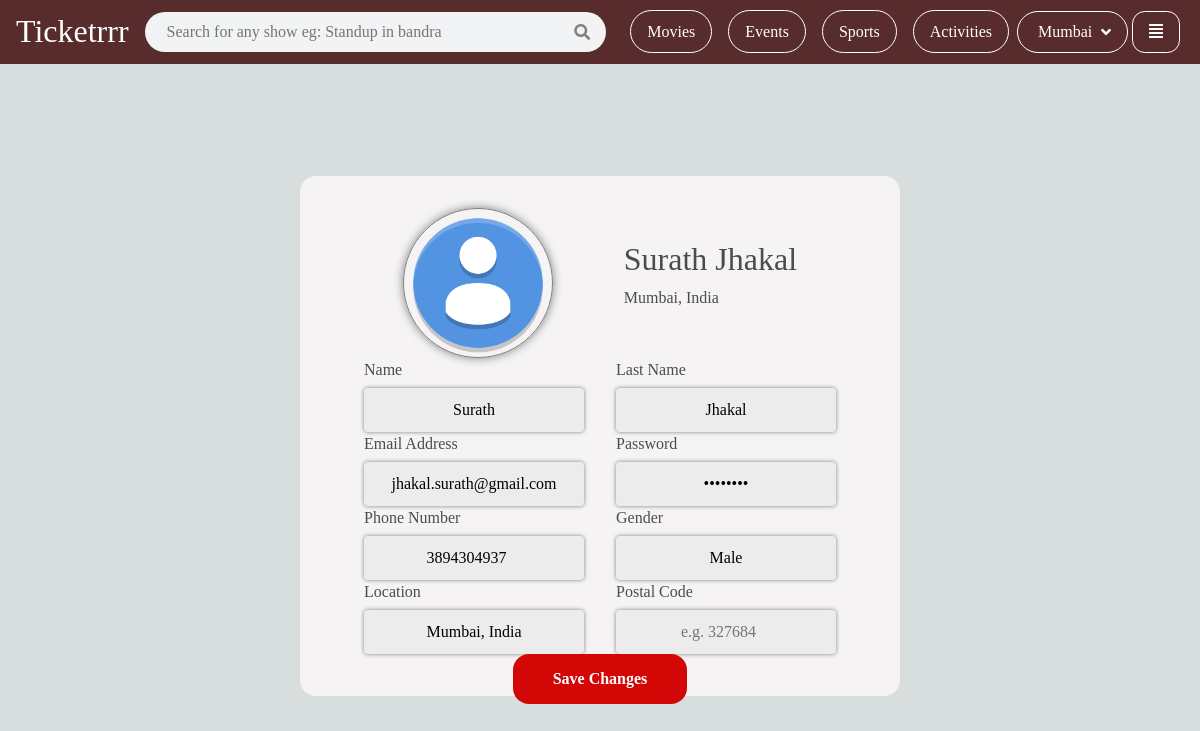
Before: /profilePage (signed in) with the older database file.
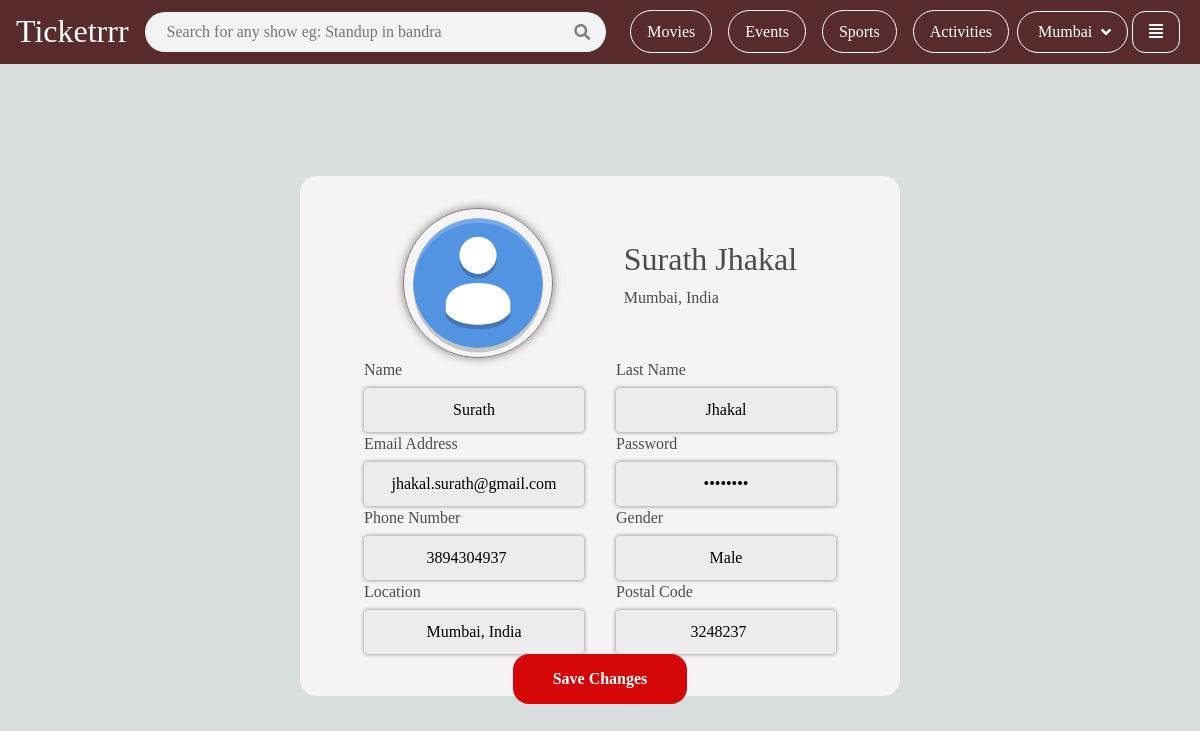
After: the same page with the newer database file.
### booking/models.py (models this page shows)
class MySiteUser(models.Model):
    name = models.CharField(max_length=64, unique=True)
    email = models.EmailField(unique=True)
    number = models.CharField(max_length=10, unique=True)
    password = models.CharField(max_length=64)
    image = models.ImageField(default="images/avatar.png",
                              null=True, blank=True, upload_to="images/")
    gender = models.CharField(max_length=64, null=True, blank=True)
    location = models.CharField(max_length=64, null=True, blank=True)
    postal_code = models.CharField(max_length=64, null=True, blank=True)
    def __str__(self):
        return f"Name: {self.name} Email: {self.email}"

### booking/views.py (the view, shortened to what this page needs)
# urls.py: path('profilePage', views.profilePage, name='profilePage'),
def profilePage(request):
    if not request.session.has_key('uid'):
        return redirect('sign_in')
    userData = MySiteUser.objects.filter(email=request.session["uid"])
    print(userData)
    return render(request, 'booking/profilePage.html', {'userData': userData[0], 'name': userData[0].name.split()})

### templates/booking/profilePage.html (shortened to what this page needs)
{% extends './base.html' %} {% load static %} {% block style %}
<link rel="stylesheet" href="{% static 'booking/css/otherPageNav.css' %}" />
<link rel="stylesheet" href="{% static 'booking/css/profilePage.css' %}" />
{% endblock %} {% block content %}
<div class="profilePage_top">
  <div class="profilePage">
    <div class="profilePage_header">
      <img
        src="{{ userData.image.url }}"
        alt="image"
        class="profilePage_image"
      />
      <div class="profilePage_header_info">
        <h2>{{userData.name}}</h2>
        <p>{% firstof userData.location %}</p>
      </div>
    </div>
    <form
      method="POST"
      action="{% url 'profilePage' %}"
      enctype="multipart/form-data"
      class="profilePage_info"
      id="pp"
    >
      <div class="profilePage_info_line1">
        <div class="profilePage_name">
          <p>Name</p>
          <input type="text" name="user_firstName" value="{{name.0}}" />
        </div>
        <div class="profilePage_name">
          <p>Last Name</p>
          <input type="text" value="{{name.1}}" name="user_lastName" />
        </div>
      </div>
      <div class="profilePage_info_line2">
        <div class="profilePage_email">
          <p>Email Address</p>
          <input type="text" value="{{userData.email}}" readonly />
        </div>
        <div class="profilePage_password">
          <p>Password</p>
          <input type="text" value="••••••••" readonly />
        </div>
      </div>
      <div class="profilePage_info_line3">
        <div class="profilePage_phoneNumber">
          <p>Phone Number</p>
          <input type="number" value="{{userData.number}}" readonly />
        </div>
        <div class="profilePage_gender">
          <p>Gender</p>
          <input
            type="text"
            placeholder="e.g. Male or Female"
            value="{% firstof userData.gender %}"
            name="user_gender"
          />
        </div>
      </div>
      <div class="profilePage_info_line4">
        <div class="profilePage_location">
          <p>Location</p>
          <input
            type="text"
            placeholder="e.g. Mumbai,India"
            value="{% firstof userData.location %}"
            name="user_location"
          />
        </div>
        <div class="profilePage_postal_code">
          <p>Postal Code</p>
          <input
            type="number"
            placeholder="e.g. 327684"
            value="{{userData.postal_code}}"
            name="user_postal_code"
          />
        </div>
      </div>
    </form>
    <div class="profilePage_save_changes">
      <button type="submit" form="pp" onclick="return validate()">
        Save Changes
      </button>
    </div>
  </div>
</div>
{% endblock %}

Changed rows visible on the page:
changed MySiteUser "Surath Jhakal": user_postal_code (not shown) → "3248237"
